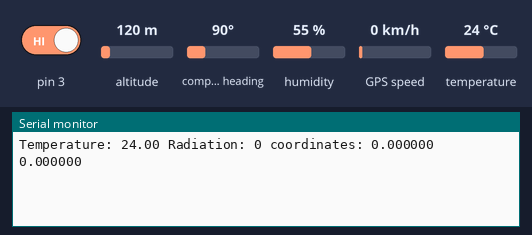
The sketch below on a simulated Arduino Mega 2560, built with avr-gcc and run on an emulated ATmega2560. Shown: the last lines printed to the serial monitor. The inputs (shaded band) are chosen by the test bench; at power-on: temperature 24 °C, pin 3 HIGH, altitude 120 m, compass heading 90°, humidity 55 %, GPS speed 0 km/h. The GPS gets a fix after 3 s at 37.7749, -122.4194 with 8 satellites.

Above: at 1.2 s.
1.3 s: temperature set to 12 °C
At 2.6 s:
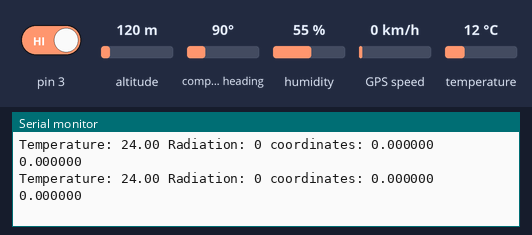
2.8 s: pin 3 driven LOW
At 3.8 s:
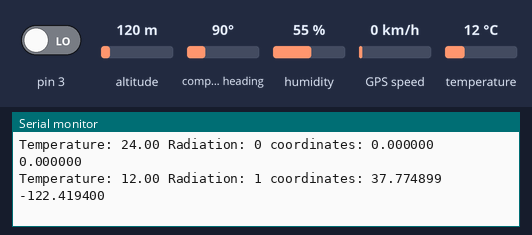
4.3 s: temperature set to 19 °C
At 5.9 s:
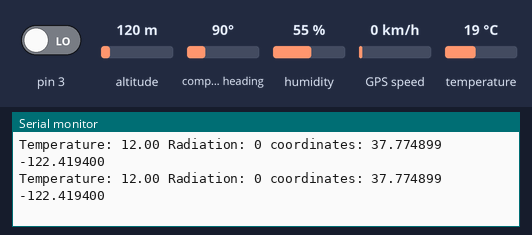
Timing chart, 0 to 7.4 s (numbered marks = the images above; inputs shaded):
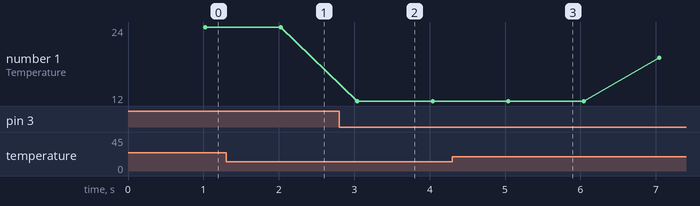

The sketch:

arduino_atmega_2560_slave.ino
```cpp
#include <DHT.h>
#include <TinyGPS++.h>

#define DHT11_PIN 2
#define DHTTYPE DHT11
#include <Wire.h>

DHT dht(DHT11_PIN, DHTTYPE);

float Lat = 0.00;
float Long = 0.00;
float temp_data;
String out_line;
String coordinates;


//unsigned long currentMillis = 0, prevMillis = 0, intervalMillis = 1000;

unsigned long previousMillis;
unsigned long previousMillis_2;
unsigned long previousMillis_3;

unsigned long counts = 0;
unsigned long events = 0;

char temp[32];

#define LOG_PERIOD 1000//3600000
#define LOG_PERIOD_2 1000
#define LOG_PERIOD_3 1000


TinyGPSPlus gps;

void  impulse() {
  counts++;
  events++;
}

void setup() {
  // put your setup code here, to run once:
  Serial.begin(9600);
  Serial1.begin(9600);
  //Serial2.begin(9600);
  dht.begin();
  //volatile int counts;
  pinMode(3, INPUT);
  attachInterrupt(digitalPinToInterrupt(3), impulse, FALLING);

  Wire.begin(8);                // join I2C bus with address #8
  Wire.onRequest(requestEvent); // register event


}

void loop() {

  coordinate();
  radiation();
  t();


  String out_line = String(temp_data) + String(":") + String(counts) + String(":") + String(Lat,6) + String("/")+String(Long,6)+ String(":");
  int out_line_length = out_line.length()+1;
  out_line.toCharArray(temp, out_line_length);

  upload_data_to_serial_monitor();
  requestEvent();

}
void t(){
  temp_data = dht.readTemperature();
  }

void radiation() {
  unsigned long rad_currentMillis = millis();
  if (rad_currentMillis - previousMillis > LOG_PERIOD) {
    previousMillis = rad_currentMillis;
    counts = 0;
  }
}

void coordinate(){

  while (Serial1.available() > 0) {   // try if (Serial1.available()
    char c = Serial1.read();

    //Serial.print(c);

   if (gps.encode(c)) {
   // If a new set of valid GPS data is available, print it
     if (gps.location.isValid()) {
        Lat = (gps.location.lat());

        Long =(gps.location.lng());
      }

     else{
        Lat = 0.00;
        Long =0.00;
          }
   }
   }
}

void upload_data_to_serial_monitor() {


  String Coordinates = String(Lat, 6) + " " + String(Long, 6);
  String Radiation = String(events);

  unsigned long rad_currentMillis_2 = millis();
  if (rad_currentMillis_2 - previousMillis_2 > LOG_PERIOD_2) {
    previousMillis_2 = rad_currentMillis_2;
    Serial.print("Temperature: " + String(temp_data) + " ");
    Serial.print("Radiation: " + Radiation + " ");
    Serial.println("coordinates: " + Coordinates);
    events = 0;
  }


}


void requestEvent() {


//  unsigned long rad_currentMillis_3 = millis();
//  if (rad_currentMillis_3 - previousMillis_3 > LOG_PERIOD_3) {
//    previousMillis_3 = rad_currentMillis_3;

    Wire.write(temp);
    //Serial.println("Senr data to esp8266: ");
    //Serial.println(temp);
    //Serial.println("-------------");
  //}
}
```

Measured:
- after the input at 2.8 s, the serial monitor: prints a new line after 0.24 s (image 2)
- plotted number 1: 12 → 19 after the input at 4.3 s
